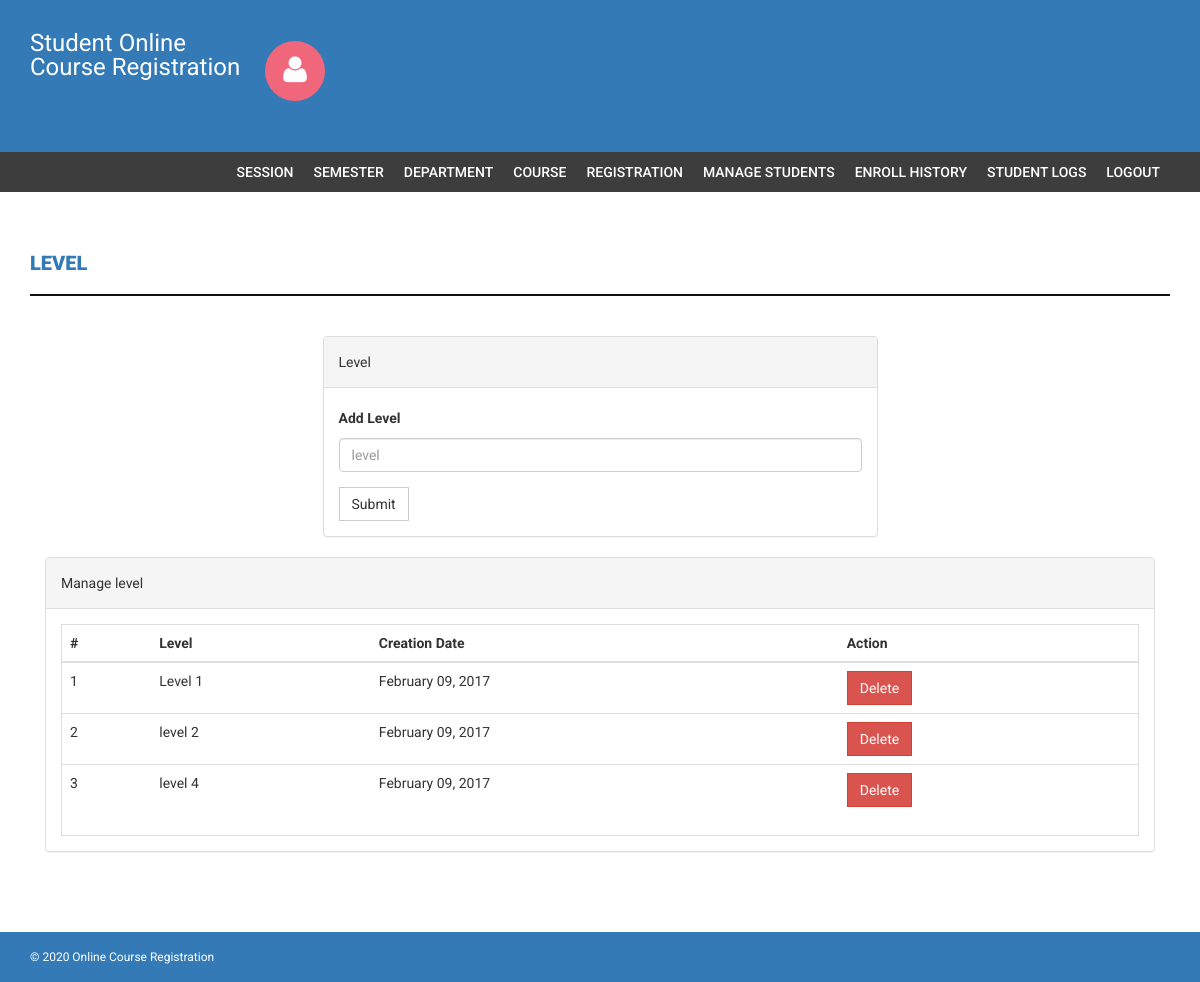
Page /admin/level.php (signed in) on the committed database.
### tables this page shows
CREATE TABLE `level` (
  `id` int(11) NOT NULL,
  `level` varchar(255) NOT NULL,
  `creationDate` timestamp NOT NULL DEFAULT CURRENT_TIMESTAMP
);

### admin/level.php (the view, shortened to what this page needs)
<?php
if(strlen($_SESSION['alogin'])==0){
header('location:index.php');
}else{
?>
<!DOCTYPE html>
<html xmlns="http://www.w3.org/1999/xhtml">
<head>
    <link href="assets/css/bootstrap.css" rel="stylesheet" />
    <link href="assets/css/font-awesome.css" rel="stylesheet" />
    <link href="assets/css/style.css" rel="stylesheet" />
</head>
<body>
<?php include('includes/header.php');?>
<?php if($_SESSION['alogin']!="")
{
 include('includes/menubar.php');
}
 ?>
    <div class="content-wrapper">
        <div class="container">
              <div class="row">
                    <div class="col-md-12">
                        <h1 class="page-head-line">Level  </h1>
                    </div>
                </div>
                <div class="row" >
                  <div class="col-md-3"></div>
                    <div class="col-md-6">
                        <div class="panel panel-default">
                        <div class="panel-heading">
                           Level
                        </div>
                        <div class="panel-body">
                       <form name="level" method="post">
   <div class="form-group">
    <label for="department">Add Level  </label>
    <input type="text" class="form-control" id="level" name="level" placeholder="level" required />
  </div>
 <button type="submit" name="submit" class="btn btn-default">Submit</button>
</form>
                            </div>
                            </div>
                    </div>
                </div>
                <div class="col-md-12">
                    <div class="panel panel-default">
                        <div class="panel-heading">
                            Manage level
                        </div>
                        <div class="panel-body">
                            <div class="table-responsive table-bordered">
                                <table class="table">
                                    <thead>
                                        <tr>
                                            <th>#</th>
                                            <th>Level</th>
                                            <th>Creation Date</th>
                                            <th>Action</th>
                                        </tr>
                                    </thead>
                                    <tbody>
                                    <?php
                                    $sql = mysqli_query($con,"SELECT * FROM level");
                                    $cnt = 1;
                                    while($row = mysqli_fetch_array($sql))
                                    {
                                     ?>
                                        <tr>
                                            <td><?php echo $cnt;?></td>
                                            <td><?php echo htmlentities($row['level']);?></td>
                                            <td><?php echo htmlentities(date('F d, Y',strtotime($row['creationDate'])));?></td>
                                            <td>
  <a href="level.php?id=<?php echo $row['id']?>&del=delete" onClick="return confirm('Are you sure you want to delete?')">
                                            <button class="btn btn-danger">Delete</button>
</a>
                                            </td>
                                        </tr>
<?php
$cnt++;
} ?>
                                    </tbody>
                                </table>
                            </div>
                        </div>
                    </div>
                </div>
            </div>
        </div>
  <?php include('includes/footer.php');?>
</body>
</html>
<?php } ?>

### admin/assets/css/style.css (style rules this page uses)
body { font-family: 'Roboto', sans-serif; line-height: 30px; }
.content-wrapper { margin-top: 40px; min-height: 600px; padding-bottom: 60px; }
.page-head-line { font-weight: 900; padding-bottom: 20px; border-bottom: 2px solid #111; text-transform: uppercase; color: #337ab7; font-size: 20px; margin-bottom: 40px; }
.btn { border-radius: 0px; -webkit-border-radius: 0px; -moz-border-radius: 0px; }

### rows in the picture
level: level "Level 1", creationDate "February 09, 2017"
level: level "level 2", creationDate "February 09, 2017"
level: level "level 4", creationDate "February 09, 2017"
